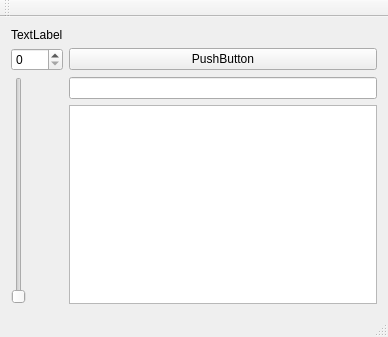
<?xml version="1.0" encoding="UTF-8"?>
<ui version="4.0">
 <class>OOPA89Class</class>
 <widget class="QMainWindow" name="OOPA89Class">
  <property name="geometry">
   <rect>
    <x>0</x>
    <y>0</y>
    <width>388</width>
    <height>337</height>
   </rect>
  </property>
  <property name="windowTitle">
   <string>OOPA89</string>
  </property>
  <widget class="QWidget" name="centralWidget">
   <layout class="QGridLayout" name="gridLayout">
    <item row="2" column="1">
     <widget class="QLineEdit" name="lineEdit"/>
    </item>
    <item row="1" column="0">
     <widget class="QSpinBox" name="spinBox"/>
    </item>
    <item row="0" column="0">
     <widget class="QLabel" name="label">
      <property name="text">
       <string>TextLabel</string>
      </property>
     </widget>
    </item>
    <item row="3" column="1">
     <widget class="QListWidget" name="listWidget"/>
    </item>
    <item row="1" column="1">
     <widget class="QPushButton" name="pushButton">
      <property name="text">
       <string>PushButton</string>
      </property>
     </widget>
    </item>
    <item row="2" column="0" rowspan="2">
     <widget class="QSlider" name="verticalSlider">
      <property name="orientation">
       <enum>Qt::Orientation::Vertical</enum>
      </property>
     </widget>
    </item>
   </layout>
  </widget>
  <widget class="QMenuBar" name="menuBar">
   <property name="geometry">
    <rect>
     <x>0</x>
     <y>0</y>
     <width>388</width>
     <height>21</height>
    </rect>
   </property>
  </widget>
  <widget class="QToolBar" name="mainToolBar">
   <attribute name="toolBarArea">
    <enum>TopToolBarArea</enum>
   </attribute>
   <attribute name="toolBarBreak">
    <bool>false</bool>
   </attribute>
  </widget>
  <widget class="QStatusBar" name="statusBar"/>
 </widget>
 <layoutdefault spacing="6" margin="11"/>
 <resources>
  <include location="OOPA89.qrc"/>
 </resources>
 <connections>
  <connection>
   <sender>verticalSlider</sender>
   <signal>valueChanged(int)</signal>
   <receiver>spinBox</receiver>
   <slot>setValue(int)</slot>
   <hints>
    <hint type="sourcelabel">
     <x>18</x>
     <y>134</y>
    </hint>
    <hint type="destinationlabel">
     <x>19</x>
     <y>91</y>
    </hint>
   </hints>
  </connection>
  <connection>
   <sender>spinBox</sender>
   <signal>valueChanged(int)</signal>
   <receiver>verticalSlider</receiver>
   <slot>setValue(int)</slot>
   <hints>
    <hint type="sourcelabel">
     <x>39</x>
     <y>79</y>
    </hint>
    <hint type="destinationlabel">
     <x>23</x>
     <y>152</y>
    </hint>
   </hints>
  </connection>
  <connection>
   <sender>pushButton</sender>
   <signal>clicked()</signal>
   <receiver>lineEdit</receiver>
   <slot>selectAll()</slot>
   <hints>
    <hint type="sourcelabel">
     <x>141</x>
     <y>88</y>
    </hint>
    <hint type="destinationlabel">
     <x>146</x>
     <y>110</y>
    </hint>
   </hints>
  </connection>
  <connection>
   <sender>lineEdit</sender>
   <signal>textChanged(QString)</signal>
   <receiver>pushButton</receiver>
   <slot>click()</slot>
   <hints>
    <hint type="sourcelabel">
     <x>268</x>
     <y>106</y>
    </hint>
    <hint type="destinationlabel">
     <x>265</x>
     <y>86</y>
    </hint>
   </hints>
  </connection>
  <connection>
   <sender>lineEdit</sender>
   <signal>textChanged(QString)</signal>
   <receiver>listWidget</receiver>
   <slot>setStyleSheet(QString)</slot>
   <hints>
    <hint type="sourcelabel">
     <x>215</x>
     <y>111</y>
    </hint>
    <hint type="destinationlabel">
     <x>217</x>
     <y>150</y>
    </hint>
   </hints>
  </connection>
  <connection>
   <sender>listWidget</sender>
   <signal>currentTextChanged(QString)</signal>
   <receiver>lineEdit</receiver>
   <slot>setWindowTitle(QString)</slot>
   <hints>
    <hint type="sourcelabel">
     <x>330</x>
     <y>168</y>
    </hint>
    <hint type="destinationlabel">
     <x>316</x>
     <y>113</y>
    </hint>
   </hints>
  </connection>
 </connections>
</ui>
